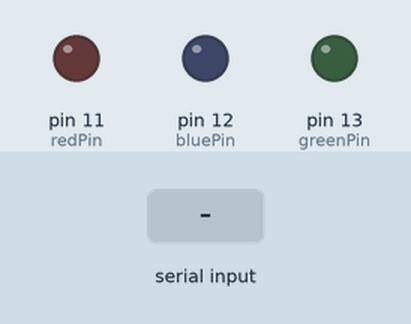
A sketch run on a simulated Arduino Uno, built with avr-gcc and run on an emulated ATmega328P. On the bench: output pins drawn as LEDs (lit = HIGH). The inputs (shaded band) are chosen by the test bench.

Above: at 1.2 s.
1.3 s: "verde" received over Serial
At 3.1 s:
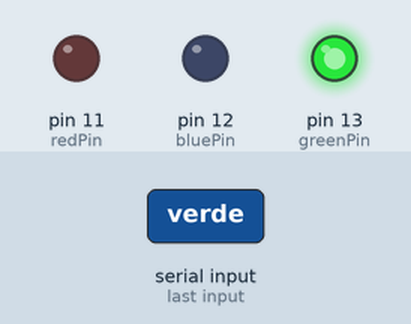
Timing chart, 0 to 4.6 s (numbered marks = the images above; inputs shaded):
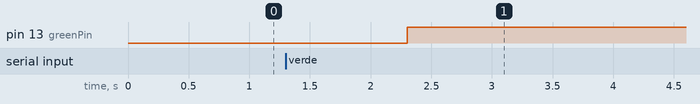

Measured:
- after the input at 1.3 s, pin 13 (greenPin): LOW → HIGH after 1.0 s

The sketch:

punto_10.ino
```cpp
int greenPin=13;
int bluePin=12;
int redPin=11;
String ledColor;
String msg1="escribe un color de led";
void setup() {
  Serial.begin(115200);
  pinMode(greenPin,OUTPUT);
  pinMode(bluePin,OUTPUT);
  pinMode(redPin,OUTPUT);


}

void loop() {
  ledColor=Serial.readString();
  if (ledColor=="verde"||ledColor=="VERDE"){
    digitalWrite(greenPin,HIGH);
   if (ledColor=="apagar"||ledColor=="apagar")
    digitalWrite(greenPin,LOW);
  }
  if (ledColor=="azul"||ledColor=="AZUL"){
    digitalWrite(bluePin,HIGH);
    digitalWrite(bluePin,LOW);
  }
  if (ledColor=="rojo"||ledColor=="ROJO"){
    digitalWrite(redPin,HIGH);
    digitalWrite(redPin,LOW);
  }


}
```
